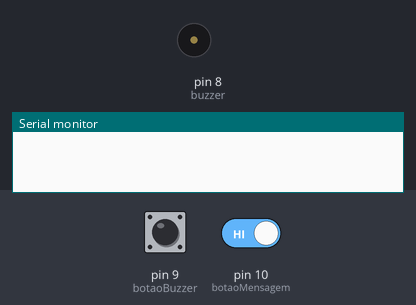
The sketch below on a simulated Arduino Uno, built with avr-gcc and run on an emulated ATmega328P. Shown: buzzer (waves = sounding, pin HIGH), the last lines printed to the serial monitor. Inputs (shaded band) come from the test bench; at power-on: pin 9 (botaoBuzzer) LOW, pin 10 (botaoMensagem) HIGH.

Above: at 1.2 s.
1.3 s: pin 9 (botaoBuzzer) pulled HIGH for 0.15 s
At 1.37 s:
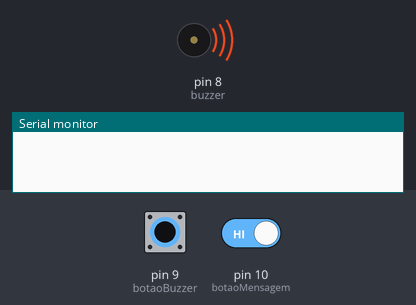
4.5 s: pin 9 (botaoBuzzer) pulled HIGH for 3.2 s
At 8.0 s:
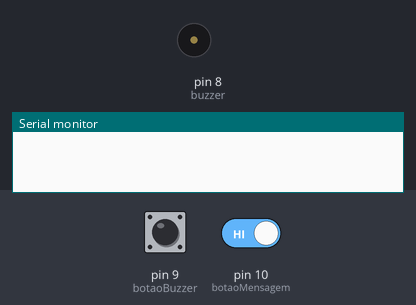
9.2 s: pin 9 (botaoBuzzer) driven HIGH and pin 10 (botaoMensagem) driven LOW
At 10.4 s:
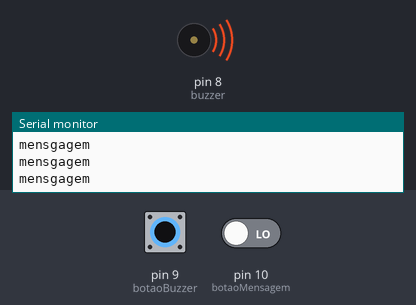
12.2 s: pin 9 (botaoBuzzer) driven LOW
At 13.0 s:
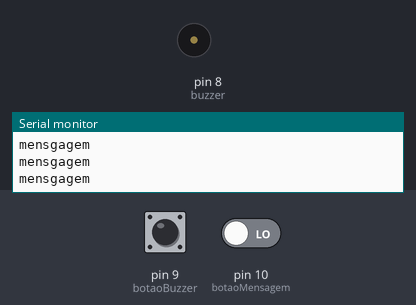
Timing chart, 0 to 15.2 s (numbered marks = the images above; inputs shaded):
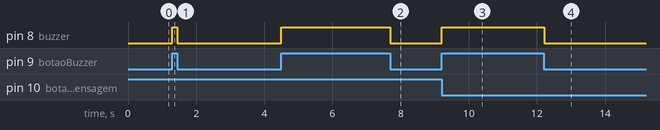

Measured:
- after the input at 1.3 s, pin 8 (buzzer): LOW → HIGH at once, → LOW 0.15 s later
- after the input at 4.5 s, pin 8 (buzzer): LOW → HIGH at once, → LOW 3.2 s later
- after the input at 9.2 s, pin 8 (buzzer): LOW → HIGH at once
- after the input at 12.2 s, pin 8 (buzzer): HIGH → LOW at once

The sketch:

teste-botoes.ino
```cpp
#define buzzer 8
#define botaoBuzzer 9
#define botaoMensagem 10
//Definindo Buzzer na porta digital 8, o botão do buzzer na 9 e o botão de mensagem na porta 10

#include <SoftwareSerial.h>
int pinstatus;     // declarando variável pinstatus

void setup() {
  pinMode(buzzer,OUTPUT);

  pinMode(botaoBuzzer, INPUT);
  pinMode(botaoMensagem, INPUT_PULLUP);
  Serial.begin(9600);

  //Define a entrada do buzzer como OUTPUT, enquanto o botão do buzzer é definido como input
  //e o botão da mensagem é definido como input (mas esse é acionado enquanto for pressionado).
  //Define a "frequência" de entrada como 9600 do monitor serial.
}
void loop()
{
  if (!(digitalRead(botaoMensagem)))
    {
      Serial.println ("mensgagem");
    }
  //Função se, aonde enquanto o botão de mensagem for pressionado, a mensagem será enviada para o monitor seria.
  //! faz com que a mensagem seja enviada apenas quando o


  if (digitalRead(botaoBuzzer))
    {
      digitalWrite(buzzer,HIGH);
    }
    //Função se aonde é feita a leitura do botão do buzzer se está sendo apertado ou não
    else
    {
      digitalWrite(buzzer,LOW);
    }
  //Caso o botão não esteja sendo apertado o buzzer ficará desligado
}
```
